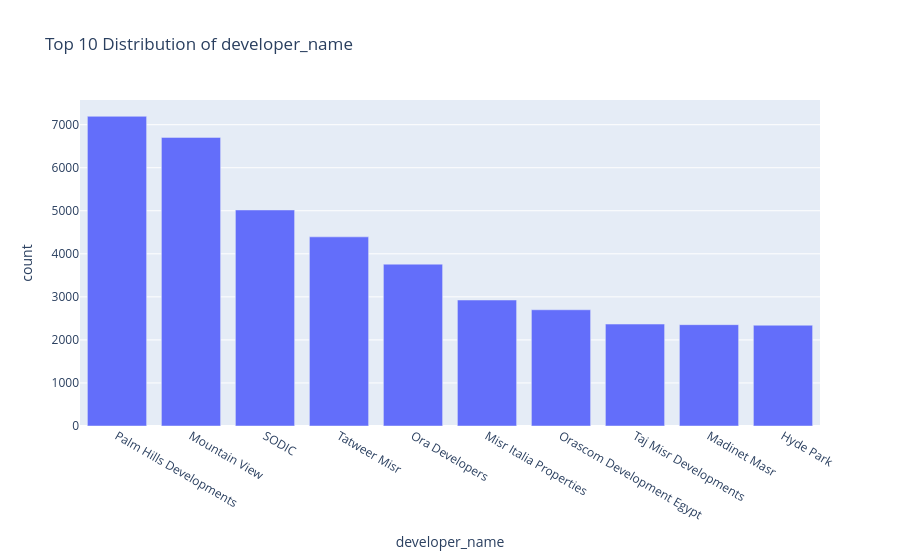
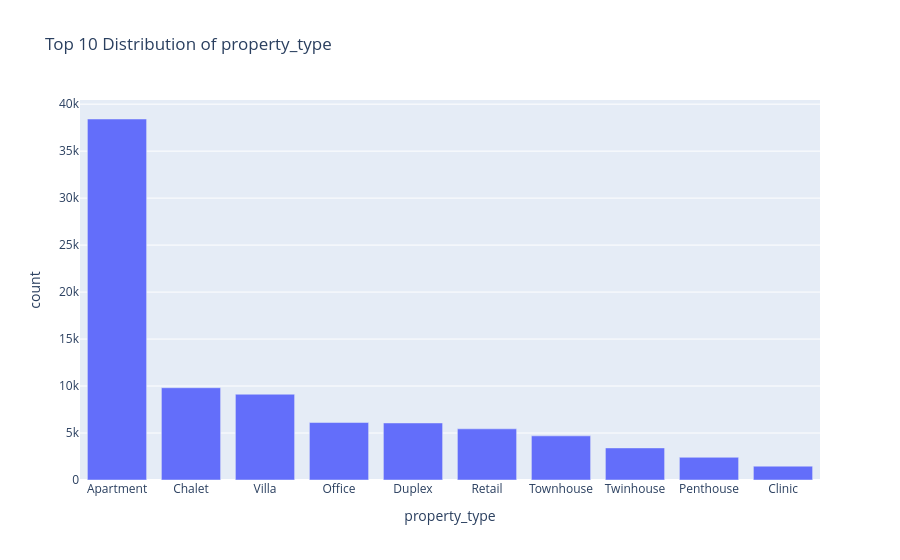
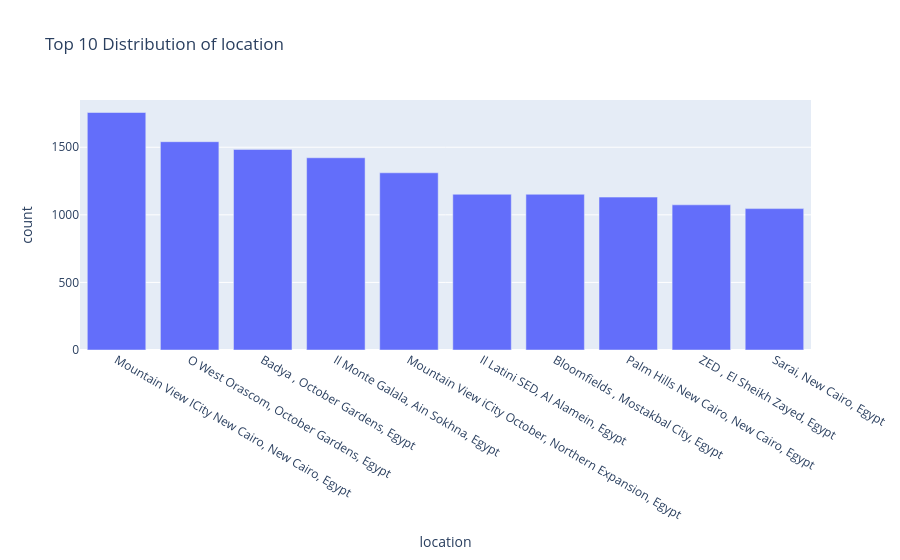
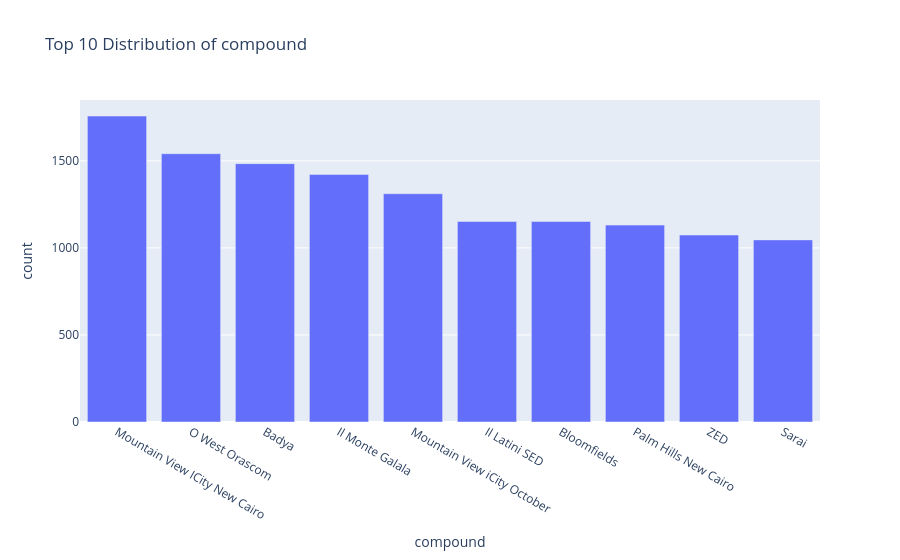

Notebook code for these charts, in order:
### Code cell
#### Categorical
# pie < 7
# countplot [7, 20]
# >20 top_10

cat_cols = df.select_dtypes("O").columns
cat_cols = cat_cols.drop(['url','logo_url', 'developer_url', 'property_title', 'reference_no'])

for col in cat_cols:
    if df[col].nunique() <= 7:
        fig = px.pie(df, names=df[col], title=f"Distribution of {col}")

    elif df[col].nunique() < 20:
        fig = px.histogram(df, x=col, title=f"Distribution of {col}")

    else: # top 10
        dff = df[col].value_counts().head(10).reset_index()
        dff.columns = [col, 'count']
        fig = px.bar(dff, x=col, y='count', title=f"Top 10 Distribution of {col}")
    
    fig.show()

### Figure 1 — Plotly figure (JSON) as saved in the notebook; plotly's stock layout.template omitted (floating-point values rounded to 4 significant figures)
{"data": [{"hovertemplate": "developer_name=%{x}<br>count=%{y}<extra></extra>", "legendgroup": "", "marker": {"color": "#636efa", "pattern": {"shape": ""}}, "name": "", "orientation": "v", "showlegend": false, "textposition": "auto", "type": "bar", "x": ["Palm Hills Developments", "Mountain View", "SODIC", "Tatweer Misr", "Ora Developers", "Misr Italia Properties", "Orascom Development Egypt", "Taj Misr Developments", "Madinet Masr", "Hyde Park"], "xaxis": "x", "y": [7195, 6705, 5019, 4394, 3760, 2927, 2700, 2368, 2354, 2341], "yaxis": "y"}], "layout": {"barmode": "relative", "legend": {"tracegroupgap": 0}, "title": {"text": "Top 10 Distribution of developer_name"}, "xaxis": {"anchor": "y", "domain": [0, 1], "title": {"text": "developer_name"}}, "yaxis": {"anchor": "x", "domain": [0, 1], "title": {"text": "count"}}}}

### Figure 2 — Plotly figure (JSON) as saved in the notebook; plotly's stock layout.template omitted (floating-point values rounded to 4 significant figures)
{"data": [{"hovertemplate": "property_type=%{x}<br>count=%{y}<extra></extra>", "legendgroup": "", "marker": {"color": "#636efa", "pattern": {"shape": ""}}, "name": "", "orientation": "v", "showlegend": false, "textposition": "auto", "type": "bar", "x": ["Apartment", "Chalet", "Villa", "Office", "Duplex", "Retail", "Townhouse", "Twinhouse", "Penthouse", "Clinic"], "xaxis": "x", "y": [38421, 9819, 9130, 6117, 6071, 5445, 4698, 3414, 2415, 1472], "yaxis": "y"}], "layout": {"barmode": "relative", "legend": {"tracegroupgap": 0}, "title": {"text": "Top 10 Distribution of property_type"}, "xaxis": {"anchor": "y", "domain": [0, 1], "title": {"text": "property_type"}}, "yaxis": {"anchor": "x", "domain": [0, 1], "title": {"text": "count"}}}}

### Figure 3 — Plotly figure (JSON) as saved in the notebook; plotly's stock layout.template omitted (floating-point values rounded to 4 significant figures)
{"data": [{"hovertemplate": "location=%{x}<br>count=%{y}<extra></extra>", "legendgroup": "", "marker": {"color": "#636efa", "pattern": {"shape": ""}}, "name": "", "orientation": "v", "showlegend": false, "textposition": "auto", "type": "bar", "x": ["Mountain View ICity New Cairo, New Cairo, Egypt", "O West Orascom, October Gardens, Egypt", "Badya , October Gardens, Egypt", "Il Monte Galala, Ain Sokhna, Egypt", "Mountain View iCity October, Northern Expansion, Egypt", "Il Latini SED, Al Alamein, Egypt", "Bloomfields , Mostakbal City, Egypt", "Palm Hills New Cairo, New Cairo, Egypt", "ZED , El Sheikh Zayed, Egypt", "Sarai, New Cairo, Egypt"], "xaxis": "x", "y": [1757, 1541, 1484, 1422, 1311, 1152, 1152, 1131, 1074, 1046], "yaxis": "y"}], "layout": {"barmode": "relative", "legend": {"tracegroupgap": 0}, "title": {"text": "Top 10 Distribution of location"}, "xaxis": {"anchor": "y", "domain": [0, 1], "title": {"text": "location"}}, "yaxis": {"anchor": "x", "domain": [0, 1], "title": {"text": "count"}}}}

### Figure 4 — Plotly figure (JSON) as saved in the notebook; plotly's stock layout.template omitted (floating-point values rounded to 4 significant figures)
{"data": [{"hovertemplate": "compound=%{x}<br>count=%{y}<extra></extra>", "legendgroup": "", "marker": {"color": "#636efa", "pattern": {"shape": ""}}, "name": "", "orientation": "v", "showlegend": false, "textposition": "auto", "type": "bar", "x": ["Mountain View ICity New Cairo", "O West Orascom", "Badya", "Il Monte Galala", "Mountain View iCity October", "Il Latini SED", "Bloomfields", "Palm Hills New Cairo", "ZED", "Sarai"], "xaxis": "x", "y": [1757, 1541, 1484, 1422, 1311, 1152, 1152, 1131, 1074, 1046], "yaxis": "y"}], "layout": {"barmode": "relative", "legend": {"tracegroupgap": 0}, "title": {"text": "Top 10 Distribution of compound"}, "xaxis": {"anchor": "y", "domain": [0, 1], "title": {"text": "compound"}}, "yaxis": {"anchor": "x", "domain": [0, 1], "title": {"text": "count"}}}}
